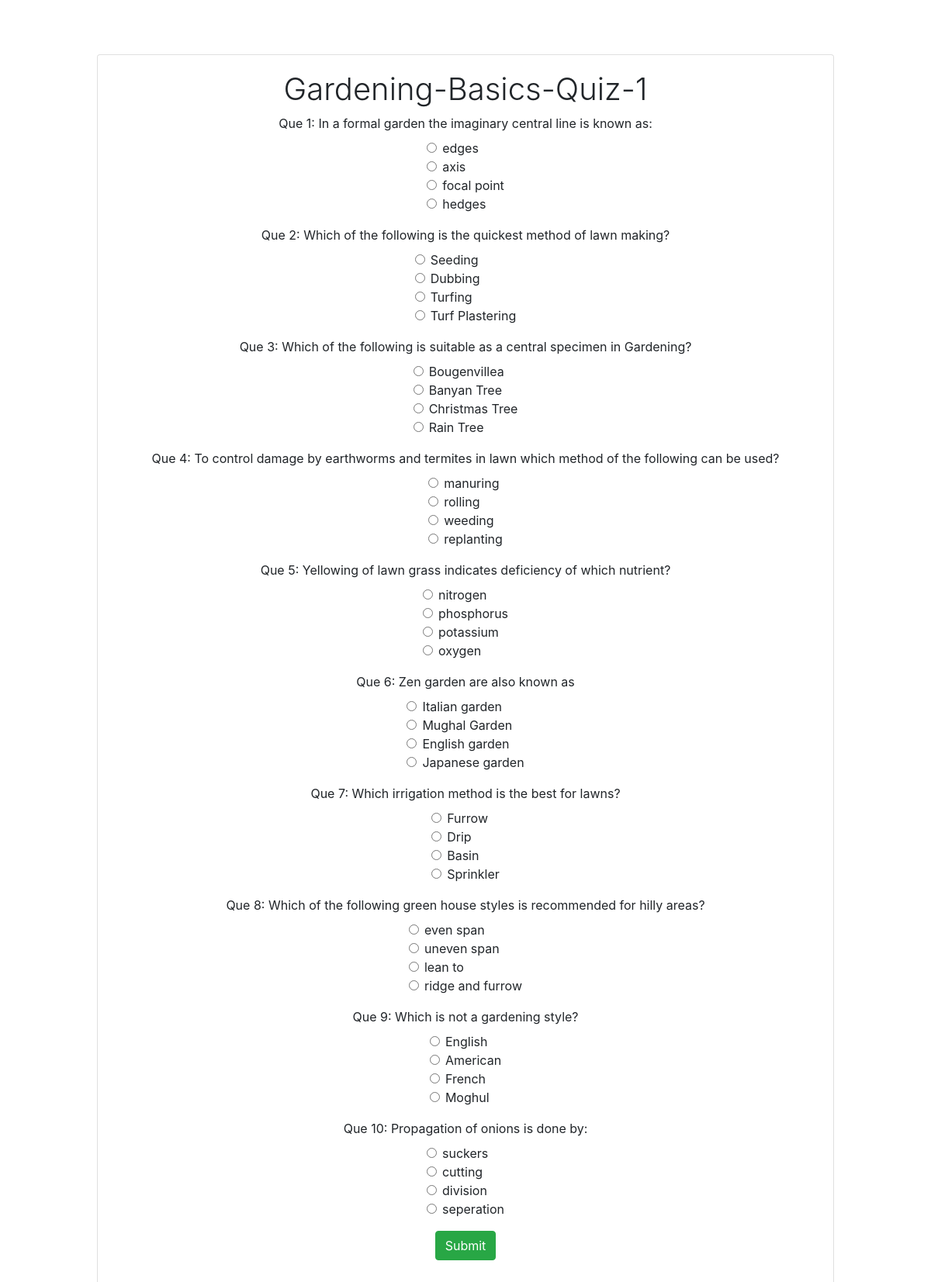
The app's page /test/gardening-basics-quiz1 with its own data.
### quiz/models.py (models this page shows, shortened)
class quiz(models.Model):
    course_name = models.ForeignKey(course,default=1,on_delete=models.SET_DEFAULT)
    quiz_name = models.CharField(max_length=200)
    quiz_slug = models.CharField(max_length=300,blank=True)

class question(models.Model):
    course_name = models.ForeignKey(course,default=1,on_delete=models.SET_DEFAULT)
    quiz_name = models.ForeignKey(quiz,default=1,on_delete=models.SET_DEFAULT)
    quiz_question = models.TextField()
    option_one = models.TextField()
    option_two = models.TextField()
    option_three = models.TextField()
    option_four = models.TextField()
    answer = models.TextField()

### quiz/views.py (the view)
# urls.py: path('<single_slug>',views.dispTest,name="test"),
def dispTest(request,single_slug):
    for q in quiz.objects.all():
        if q.quiz_slug == single_slug:
            q_obj = q
    title = q_obj.quiz_name
    slug = q_obj.quiz_slug
    questions = []
    for q in question.objects.all():
        if q.course_name == q_obj.course_name:
            if q.quiz_name == q_obj:
                questions.append(q)
    return render(request,'test.html',{'question':questions,'title':title,'single_slug':slug})

### templates/test.html (shortened to what this page needs)
<!doctype html>
<html lang="en">
	<head>
		<link rel="stylesheet" href="https://cdn.jsdelivr.net/npm/bootstrap@4.6.0/dist/css/bootstrap.min.css">
		<link rel="stylesheet" href="https://cdn.jsdelivr.net/npm/bootstrap-icons@1.4.0/font/bootstrap-icons.css">
	</head>
	<body style="padding-top: 70px;">
	<div class="container">
		<div class="row">
			<div class="card offset-lg-1 col-lg-10 col-md-12 col-sm-12">
				<div class="card-body">
					<h1 class="text-center font-weight-light">{{title}}</h1>
					<form method="POST" action="/test/score/{{single_slug}}/">
						{% for q in question %}
						<div class="form-group">
							<div class="row">
								<div class="mx-auto">
									<label >Que {{forloop.counter}}: {{q.quiz_question}}</label>
									<div class="row">
										<div class="mx-auto">
											<div class="form-check">
												<label class="form-check-label" for="exampleRadios1">
													<input class="form-check-input" type="radio" name={{forloop.counter}} id="exampleRadios1" value="one" > {{q.option_one}}
												</label>
											</div>
											<div class="form-check">
												<label class="form-check-label" for="exampleRadios2">
													<input class="form-check-input" type="radio" name={{forloop.counter}} id="exampleRadios2" value="two">{{q.option_two}}
												</label>
											</div>
											<div class="form-check">
												<label class="form-check-label" for="exampleRadios3">
													<input class="form-check-input" type="radio" name={{forloop.counter}} id="exampleRadios3" value="three" >{{q.option_three}}
												</label>
											</div>
											<div class="form-check">
												<label class="form-check-label" for="exampleRadios4">
													<input class="form-check-input" type="radio" name={{forloop.counter}} id="exampleRadios4" value="four">{{q.option_four}}
												</label>
											</div>
										</div>
									</div>
								</div>
							</div>
						</div>
						{% endfor %}
						<div class="form-group">
							<div class="row">
								<div class="mx-auto">
									<button type="submit" class="btn btn-success ">Submit</button>
								</div>
							</div>
						</div>
					</form>
				</div>
			</div>
		</div>
	</div>
	</body>
</html>

### records on screen
quiz: quiz_name "Gardening-Basics-Quiz-1"
question: quiz_question "In a formal garden the imaginary central line is known as:", option_one "edges", option_two "axis", option_three "focal point", option_four "hedges"
question: quiz_question "Which of the following is the quickest method of lawn making?", option_one "Seeding", option_two "Dubbing", option_three "Turfing", option_four "Turf Plastering"
question: quiz_question "Which of the following is suitable as a central specimen in Gardening?", option_one "Bougenvillea", option_two "Banyan Tree", option_three "Christmas Tree", option_four "Rain Tree"
question: quiz_question "To control damage by earthworms and termites in lawn which method of the following can be used?", option_one "manuring", option_two "rolling", option_three "weeding", option_four "replanting"
question: quiz_question "Yellowing of lawn grass indicates deficiency of which nutrient?", option_one "nitrogen", option_two "phosphorus", option_three "potassium", option_four "oxygen"
question: quiz_question "Zen garden are also known as", option_one "Italian garden", option_two "Mughal Garden", option_three "English garden", option_four "Japanese garden"
question: quiz_question "Which irrigation method is the best for lawns?", option_one "Furrow", option_two "Drip", option_three "Basin", option_four "Sprinkler"
question: quiz_question "Which of the following green house styles is recommended for hilly areas?", option_one "even span", option_two "uneven span", option_three "lean to", option_four "ridge and furrow"
question: quiz_question "Which is not a gardening style?", option_one "English", option_two "American", option_three "French", option_four "Moghul"
question: quiz_question "Propagation of onions is done by:", option_one "suckers", option_two "cutting", option_three "division", option_four "seperation"
